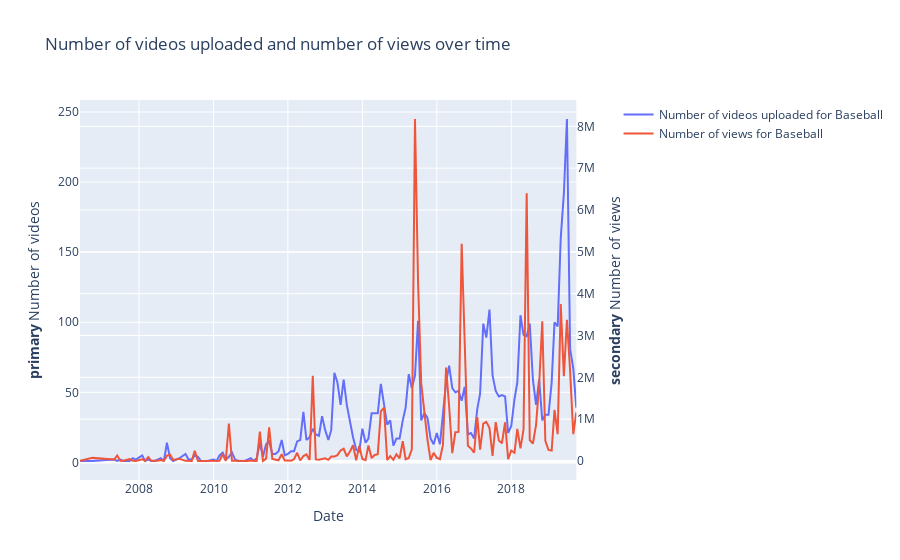

Notebook cell for this chart:
### Markdown cell above
### MLB - Baseball

### Code cell
path = '../datasets/sport/baseball/'
list_words = ['baseball', 'MLB']
file_names = get_file_names(path)
df_baseball = create_df(path,file_names)
plot(df_baseball, PATH_TO_SAVE_IMAGES, 'Baseball')

### Figure 1 — Plotly figure (JSON) as saved in the notebook; plotly's stock layout.template omitted (floating-point values rounded to 4 significant figures; data arrays with more than 128 entries replaced by an {"elided": "..."} marker saying what was removed)
{"data": [{"name": "Number of videos uploaded for Baseball", "type": "scatter", "x": {"elided": "147 str values"}, "xaxis": "x", "y": {"elided": "147 int values"}, "yaxis": "y"}, {"name": "Number of views for Baseball", "type": "scatter", "x": {"elided": "147 str values"}, "xaxis": "x", "y": {"elided": "147 int values"}, "yaxis": "y2"}], "layout": {"title": {"text": "Number of videos uploaded and number of views over time"}, "xaxis": {"anchor": "y", "domain": [0, 0.94], "title": {"text": "Date"}}, "yaxis": {"anchor": "x", "domain": [0, 1], "title": {"text": "<b>primary</b> Number of videos"}}, "yaxis2": {"anchor": "x", "overlaying": "y", "side": "right", "title": {"text": "<b>secondary</b> Number of views"}}}}
